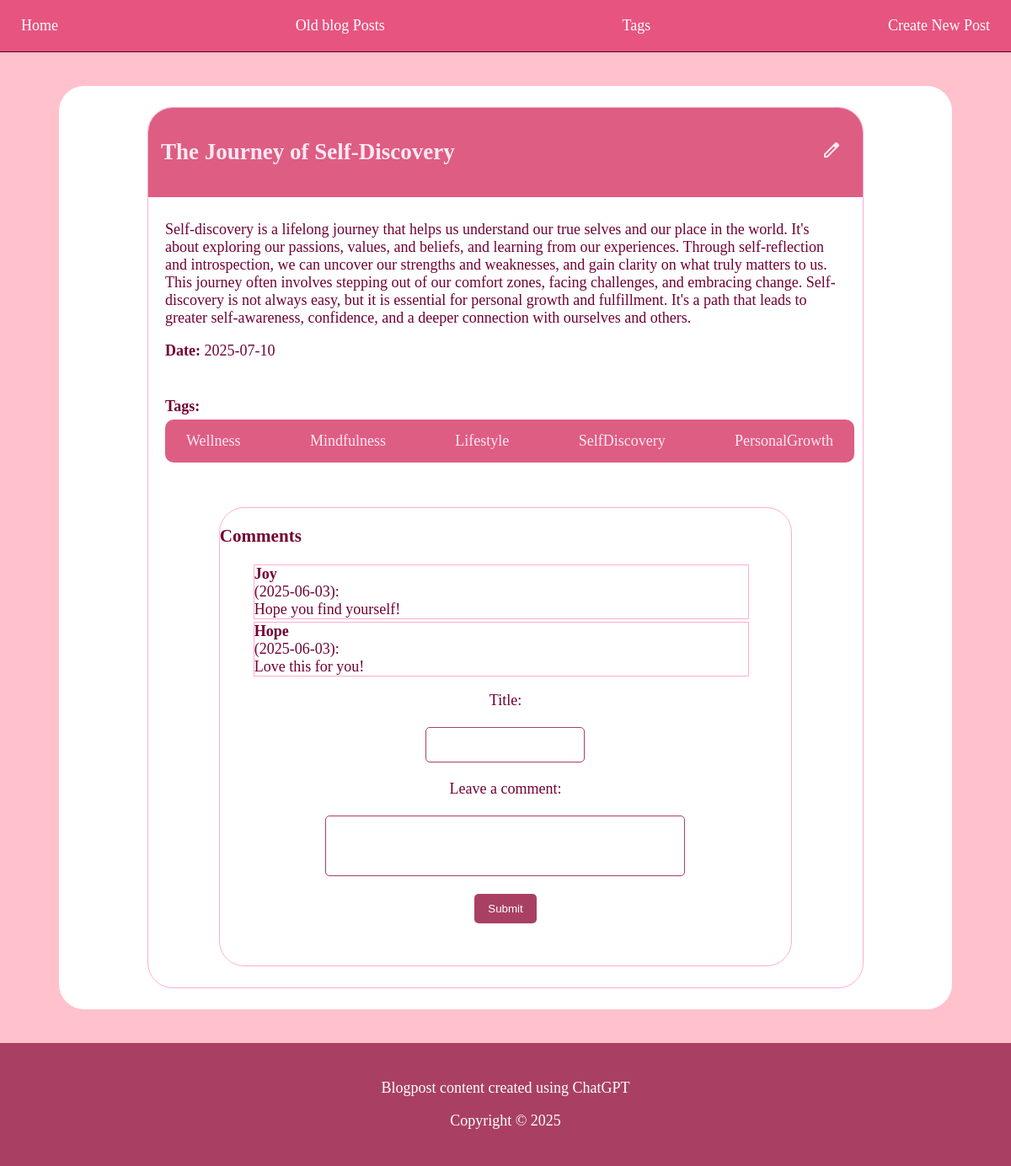
/post/10, run on the app's committed database.
### app.py (models this page shows)
class Post(db.Model):
    __tablename__ = 'posts'
    id = db.Column(db.Integer, primary_key=True)
    title = db.Column(db.String(200), nullable=False)
    date = db.Column(db.String(20), nullable=False)
    excerpt = db.Column(db.Text, nullable=False)
    body = db.Column(db.Text, nullable=False)
    tags = db.relationship('Tag', secondary=post_tags, backref=db.backref('posts', lazy='dynamic'))

class Tag(db.Model):
    __tablename__ = 'tags'
    id = db.Column(db.Integer, primary_key=True)
    name = db.Column(db.String(50), unique=True, nullable=False)

class Comment(db.Model):
    __tablename__ = 'comments'
    id = db.Column(db.Integer, primary_key=True)
    post_id = db.Column(db.Integer, db.ForeignKey('posts.id'), nullable=False)
    date = db.Column(db.String(20), nullable=False)
    title = db.Column(db.String(200), nullable=False)
    content = db.Column(db.Text, nullable=False)
    post = db.relationship('Post', backref=db.backref('comments', lazy=True))

### app.py (the view)
@app.route('/post/<int:post_id>')
def show_post(post_id):
    post = Post.query.get_or_404(post_id)
    post_tags = post.tags
    today = date.today().isoformat()
    return render_template('single_post_page.html', post=post, post_tags=post_tags, year=2025, current_date=today)

### templates/single_post_page.html (shortened to what this page needs)
<!doctype html>
<html>
  <head>
    <link rel="stylesheet" href="{{ url_for('static', filename='style.css') }}">
  </head>
  <body>
    <nav class="navbar">
      <a class="nav-link" href="{{ url_for('home') }}">Home</a>
      <a class="nav-link" href="{{ url_for('blogarchive') }}">Old blog Posts</a>
      <a class="nav-link" href="{{ url_for('tags') }}">Tags</a>
      <a class="nav-link" href="{{ url_for('create_post') }}">Create New Post</a>
    </nav>
    <section class="content">
      <div class="post">
        <div class="postInfo">
          <h2>{{ post.title }}</h2>
          <a class="edit-link" href="/edit/{{ post.id }}">
            <span class="material-symbols-outlined">edit</span>
          </a>
        </div>
        <div class="postContent">
          <p>{{ post.body }}</p>
          <p><strong>Date:</strong> {{ post.date }}</p>
          <p class="tagsInfo"><strong>Tags:</strong></p>
      <ul class="tagList">
        {% for tag in post.tags %}
            <li class="tagElement">
            <a href="{{ url_for('show_tag', tag_id=tag.id) }}">{{ tag.name }}</a>
            </li>
            {% endfor %}
            </ul>
        </div>
        <div class="commentArea">
          <section class="comments">
            <h3>Comments</h3>
            <ul>
            {% for comment in post.comments %}
              <li>
                <strong>{{ comment.title }}</strong> ({{ comment.date }}):<br>
                {{ comment.content }}
              </li>
            {% else %}
              <li>No comments yet.</li>
            {% endfor %}
            </ul>
            <form class="commentForm" method="post" action="{{ url_for('add_comment', post_id=post.id) }}">
              <label for="commentTitle">Title:</label><br>
              <input type="text" id="commentTitle" name="title" required><br>
              <label for="comment">Leave a comment:</label><br>
              <textarea id="comment" name="content" rows="4" cols="50" required></textarea><br>
              <button type="submit">Submit</button>
            </form>
          </section>
        </div>
      </section>
    <footer>
      <p>Blogpost content created using ChatGPT</p>
      <p>Copyright © {{year}}</p>
    </footer>
  </body>
</html>

### static/style.css (style rules this page uses)
body { margin:0; font-size: 18px; color: #720032; background-color: #FFC1CC; }
nav { display: flex; flex-direction: row; justify-content: space-between; padding: 10px 20px; border-bottom: 1px solid; border-color: #4b0021; background-color: #E75480; }
nav a { color: #FFFFFF; text-decoration: none; border-radius: 5px; padding: 10px 5px; }
.content { background-color: #FFFFFF; display:flex; flex-direction: column; align-items: center; margin: 40px 70px; border-radius: 30px; }
.post { border: 1px solid #ffadd1; margin: 25px; width: 80%; border-radius: 30px; }
.post a { text-decoration: none; color: #ffe8f2; }
.postInfo { background-color: #DE5D83; border-radius: 29px 29px 0 0; padding: 15px; margin-top: 0; display: flex; align-items: center; justify-content: space-between; color: #ffe8f2; }
.postInfo a { padding: 10px; }
.postContent { padding: 10px 20px; }
.postContent p { color: #720032; }
.tagsInfo { margin-top: 45px; margin-bottom: 5px; }
.tagList { display: flex; flex-direction: row; justify-content: space-between; align-items: center; flex-wrap: wrap; border-radius: 10px; padding: 5px; margin-top: 0; background-color: #DE5D83; width: 100%; }
.tagElement { list-style-type: none; color: #A94064; padding: 10px; border-radius: 5px; }
.tagElement a { padding: 10px; text-decoration: none; color: #ffe8f2; }
.commentForm { margin-bottom: 50px; display: flex; flex-direction: column; justify-content: center; align-items: center; }
.commentArea { display: flex; justify-content: center; }
.comments { margin-top: 0; border-radius: 10px; width: 90%; border: 1px solid #ffadd1; margin: 25px; width: 80%; border-radius: 30px; }
.comments li { display: flex; flex-direction: column; margin: 3px 50px; border: 1px solid #ffadd1; list-style-type: none; margin-left: 0; }
.commentForm textarea { border-radius: 5px; border: 1px solid #A94064; resize: none; padding: 5px; }
#commentTitle { border-radius: 5px; border: 1px solid #A94064; resize: none; height: 30px; length: 40%; padding: 5px; }
button { background: #A94064; color: #fff; border: none; border-radius: 5px; padding: 10px 16px; cursor: pointer; }
footer { background-color: #A94064; color: white; padding: 25px 0; text-align: center; }

### data on the page
Post: title "The Journey of Self-Discovery", body "Self-discovery is a lifelong journey that helps us understand our true selves and our place in the world. It's about exploring our passions, values, and beliefs, and learning from our experiences. Through self-reflection and introspection, we can uncover our strengths and weaknesses, and gain clarity on what truly matters to us. This journey often involves stepping out of our comfort zones, facing challenges, and embracing change. Self-discovery is not always easy, but it is essential for personal growth and fulfillment. It's a path that leads to greater self-awareness, confidence, and a deeper connection with ourselves and others.", date "2025-07-10"
Tag: name "Wellness"
Tag: name "Mindfulness"
Tag: name "Lifestyle"
Tag: name "SelfDiscovery"
Tag: name "PersonalGrowth"
Comment: title "Joy", date "2025-06-03", content "Hope you find yourself!"
Comment: title "Hope", date "2025-06-03", content "Love this for you!"

### other printed values
{{ year }} "2025"
